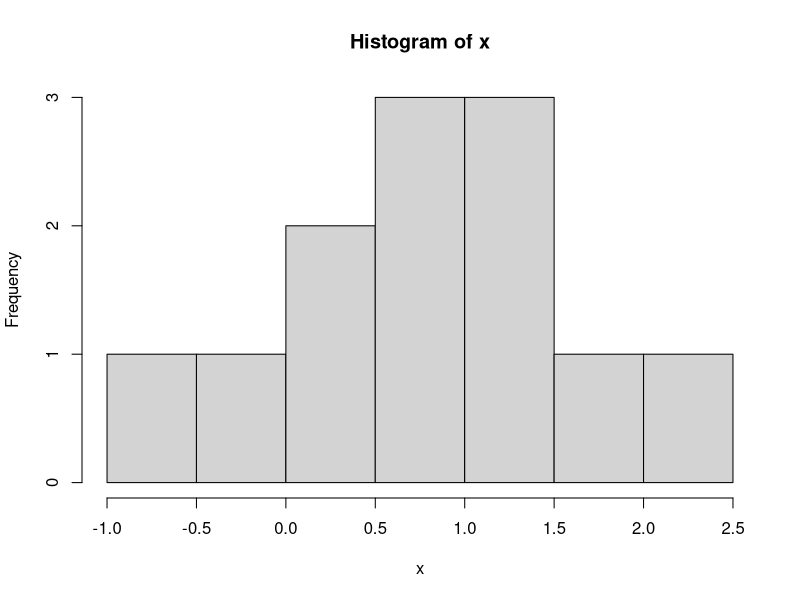
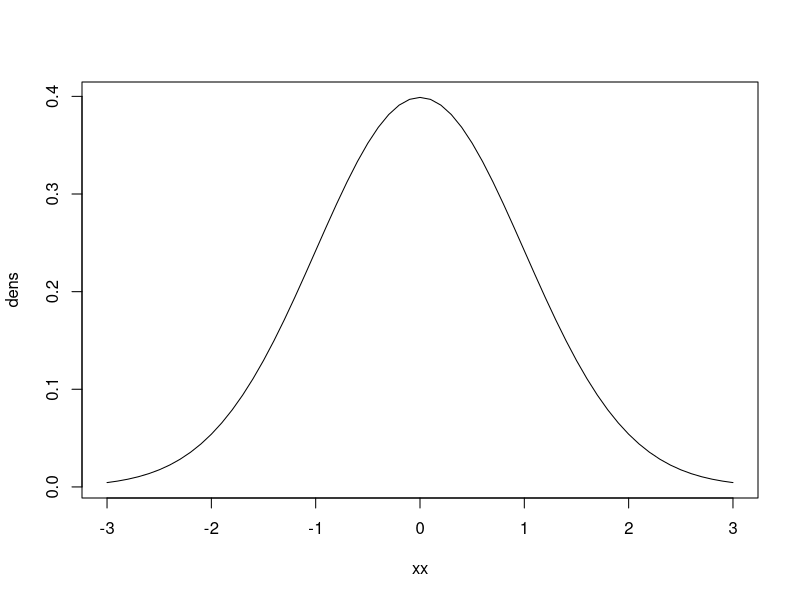

Write R code to recreate these figures, in order.
## ---- chunk 1
x = c(2.0, 1.1, 0.3, -0.1, 0.9, 0.9, 1.5,  1.4, 0.1, 0.8, 2.4, -1)
## ---- chunk 2
mean(x)
## ---- chunk 3
hist(x)
## ---- chunk 4
xx = seq(from = -3, to = 3, by = 0.1)
dens = dnorm(xx)
plot(xx, dens, type = "l")
